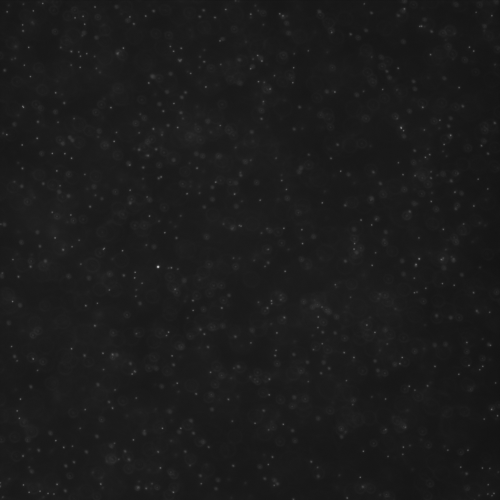
#> input picture upiv/p88.bmp, 1000 x 1000 px (shown at 1/2 size)
$ python test.py
#> lines starting #> are read from the running program, lines starting #| are printed output that depends on the picture
#!/usr/bin/env python
import cv2
import numpy as np

img = cv2.imread('p88.bmp')
#> img is the input picture: shape (1000, 1000, 3); min 18, max 210, mean 27.5
imgshape = (200,200,3)

simg = np.zeros(imgshape,dtype='uint8')
pimg = np.zeros(imgshape,dtype='uint8')

for r in range(imgshape[0]):
    for c in range(imgshape[1]):
        simg[r,c] = img[400+r,400+c]
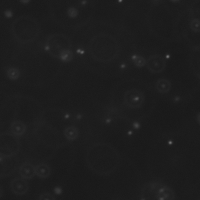
#> simg: shape (200, 200, 3); min 24, max 108, mean 29.1

lb = 31.5
hb = lb+6
#hb = 50.5

for r in range(imgshape[0]):
    for c in range(imgshape[1]):
        if simg[r,c,0] < lb:
            pimg[r,c] = [0,0,0]
        elif simg[r,c,0] < hb:
            pimg[r,c] = simg[r,c]
        else:
            pimg[r,c] = [255,255,255]
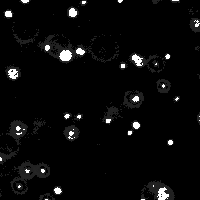
#> pimg: shape (200, 200, 3); min 0, max 255, mean 9


cv2.imwrite('sample.bmp', simg)
cv2.imwrite('processed.bmp', pimg)
